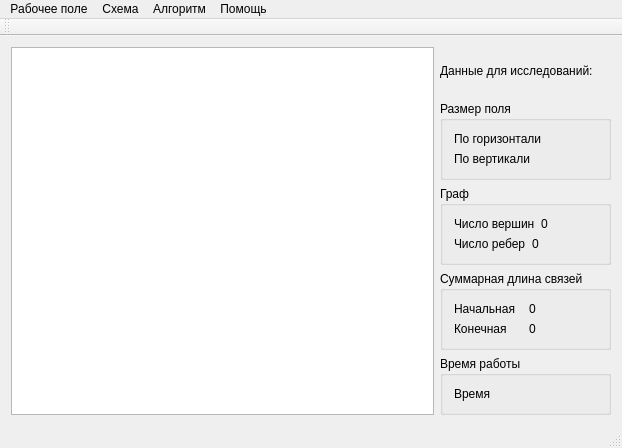
<?xml version="1.0" encoding="UTF-8"?>
<ui version="4.0">
 <class>MainWindow</class>
 <widget class="QMainWindow" name="MainWindow">
  <property name="geometry">
   <rect>
    <x>0</x>
    <y>0</y>
    <width>622</width>
    <height>448</height>
   </rect>
  </property>
  <property name="windowTitle">
   <string>Размещение элементов</string>
  </property>
  <widget class="QWidget" name="mainWindowCentralWidget">
   <layout class="QHBoxLayout" name="horizontalLayout">
    <item>
     <widget class="QGraphicsView" name="taskGraphicsView"/>
    </item>
    <item>
     <layout class="QVBoxLayout" name="infoVerticalLayout">
      <item>
       <widget class="QLabel" name="dataLabel">
        <property name="text">
         <string>Данные для исследований:</string>
        </property>
       </widget>
      </item>
      <item>
       <widget class="QGroupBox" name="sizeInfoGroupBox">
        <property name="title">
         <string>Размер поля</string>
        </property>
        <layout class="QVBoxLayout" name="verticalLayout_2">
         <item>
          <layout class="QHBoxLayout" name="horSizeHorizontalLayout">
           <item>
            <widget class="QLabel" name="horSizeInfoLabel">
             <property name="text">
              <string>По горизонтали</string>
             </property>
            </widget>
           </item>
           <item>
            <widget class="QLabel" name="horSizeLabel">
             <property name="text">
              <string/>
             </property>
            </widget>
           </item>
          </layout>
         </item>
         <item>
          <layout class="QHBoxLayout" name="verSizeHorizontalLayout">
           <item>
            <widget class="QLabel" name="verSizeInfoLabel">
             <property name="text">
              <string>По вертикали</string>
             </property>
            </widget>
           </item>
           <item>
            <widget class="QLabel" name="verSizeLabel">
             <property name="text">
              <string/>
             </property>
            </widget>
           </item>
          </layout>
         </item>
        </layout>
       </widget>
      </item>
      <item>
       <widget class="QGroupBox" name="grafInfoGroupBox">
        <property name="title">
         <string>Граф</string>
        </property>
        <layout class="QVBoxLayout" name="verticalLayout_3">
         <item>
          <layout class="QHBoxLayout" name="countNodeHorizontalLayout">
           <item>
            <widget class="QLabel" name="countNodeInfoLabel">
             <property name="text">
              <string>Число вершин</string>
             </property>
            </widget>
           </item>
           <item>
            <widget class="QLabel" name="countNodeLabel">
             <property name="text">
              <string>0</string>
             </property>
            </widget>
           </item>
          </layout>
         </item>
         <item>
          <layout class="QHBoxLayout" name="countConnectionHorizontalLayout">
           <item>
            <widget class="QLabel" name="countConnectionInfoLabel">
             <property name="text">
              <string>Число ребер</string>
             </property>
            </widget>
           </item>
           <item>
            <widget class="QLabel" name="countConnectionLabel">
             <property name="text">
              <string>0</string>
             </property>
            </widget>
           </item>
          </layout>
         </item>
        </layout>
       </widget>
      </item>
      <item>
       <widget class="QGroupBox" name="sumLengthConnectionGroupBox">
        <property name="title">
         <string>Суммарная длина связей</string>
        </property>
        <layout class="QVBoxLayout" name="verticalLayout_4">
         <item>
          <layout class="QHBoxLayout" name="startSumLengthConnectionhorizontalLayout">
           <item>
            <widget class="QLabel" name="startSumLengthConnectionInfoLabel">
             <property name="text">
              <string>Начальная</string>
             </property>
            </widget>
           </item>
           <item>
            <widget class="QLabel" name="startSumLengthConnectionLabel">
             <property name="text">
              <string>0</string>
             </property>
            </widget>
           </item>
          </layout>
         </item>
         <item>
          <layout class="QHBoxLayout" name="endSumLengthConnectionhorizontalLayout">
           <item>
            <widget class="QLabel" name="endSumLengthConnectionInfoLabel">
             <property name="text">
              <string>Конечная</string>
             </property>
            </widget>
           </item>
           <item>
            <widget class="QLabel" name="endSumLengthConnectionLabel">
             <property name="text">
              <string>0</string>
             </property>
            </widget>
           </item>
          </layout>
         </item>
        </layout>
       </widget>
      </item>
      <item>
       <widget class="QGroupBox" name="timeWorkGroupBox">
        <property name="title">
         <string>Время работы</string>
        </property>
        <layout class="QHBoxLayout" name="horizontalLayout_8">
         <item>
          <widget class="QLabel" name="timeInfoLabel">
           <property name="text">
            <string>Время</string>
           </property>
          </widget>
         </item>
         <item>
          <widget class="QLabel" name="timeLabel">
           <property name="text">
            <string/>
           </property>
          </widget>
         </item>
        </layout>
       </widget>
      </item>
     </layout>
    </item>
   </layout>
  </widget>
  <widget class="QToolBar" name="mainToolBar">
   <attribute name="toolBarArea">
    <enum>TopToolBarArea</enum>
   </attribute>
   <attribute name="toolBarBreak">
    <bool>false</bool>
   </attribute>
  </widget>
  <widget class="QStatusBar" name="statusBar"/>
  <widget class="QMenuBar" name="menuBar">
   <property name="geometry">
    <rect>
     <x>0</x>
     <y>0</y>
     <width>622</width>
     <height>22</height>
    </rect>
   </property>
   <widget class="QMenu" name="workAriaMenu">
    <property name="title">
     <string>Рабочее поле</string>
    </property>
    <addaction name="sizeWorkAriaAction"/>
   </widget>
   <widget class="QMenu" name="schemeMenu">
    <property name="title">
     <string>Схема</string>
    </property>
    <addaction name="editMatrixAction"/>
    <addaction name="separator"/>
    <addaction name="genSchemeAction"/>
   </widget>
   <widget class="QMenu" name="algoMenu">
    <property name="title">
     <string>Алгоритм</string>
    </property>
    <addaction name="runRandomAlgoAction"/>
    <addaction name="grafWorkRunRandomAlgoAction"/>
    <addaction name="separator"/>
    <addaction name="settingGenAlgoAction"/>
    <addaction name="separator"/>
    <addaction name="runAlgoAction"/>
    <addaction name="grafWorkAlgoAction"/>
   </widget>
   <widget class="QMenu" name="aboutMenu">
    <property name="title">
     <string>Помощь</string>
    </property>
    <addaction name="aboutAction"/>
   </widget>
   <addaction name="workAriaMenu"/>
   <addaction name="schemeMenu"/>
   <addaction name="algoMenu"/>
   <addaction name="aboutMenu"/>
  </widget>
  <action name="sizeWorkAriaAction">
   <property name="text">
    <string>Размерность рабочего поля</string>
   </property>
  </action>
  <action name="drawElementAction">
   <property name="text">
    <string>Раскраска элементов и цепей схемы</string>
   </property>
  </action>
  <action name="editMatrixAction">
   <property name="text">
    <string>Редактировать матрицу смежности</string>
   </property>
  </action>
  <action name="genSchemeAction">
   <property name="text">
    <string>Генерировать случайную схему</string>
   </property>
  </action>
  <action name="runRandomAlgoAction">
   <property name="text">
    <string>Запуск алгоритма силовой релаксации</string>
   </property>
   <property name="visible">
    <bool>true</bool>
   </property>
  </action>
  <action name="grafWorkRunRandomAlgoAction">
   <property name="text">
    <string>График работы алгоритма силовой релаксации</string>
   </property>
   <property name="visible">
    <bool>true</bool>
   </property>
  </action>
  <action name="settingGenAlgoAction">
   <property name="text">
    <string>Настройки генетического алгоритма</string>
   </property>
   <property name="visible">
    <bool>true</bool>
   </property>
  </action>
  <action name="runAlgoAction">
   <property name="text">
    <string>Запуск алгоритма</string>
   </property>
  </action>
  <action name="grafWorkAlgoAction">
   <property name="text">
    <string>График работы алгоритма</string>
   </property>
  </action>
  <action name="aboutAction">
   <property name="text">
    <string>О программе</string>
   </property>
  </action>
 </widget>
 <layoutdefault spacing="6" margin="11"/>
 <resources/>
 <connections/>
</ui>
